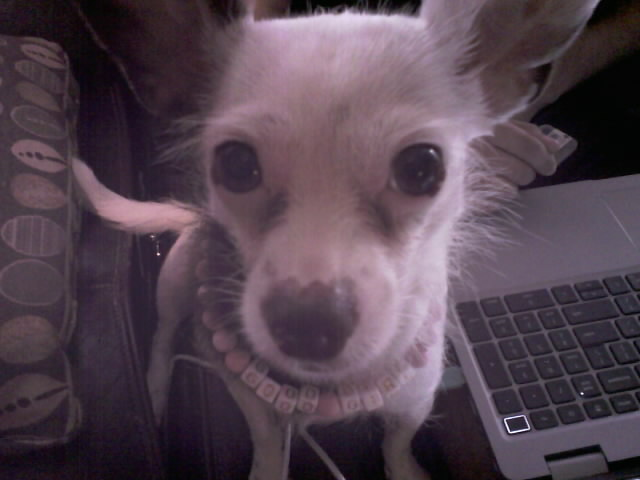
#> input picture assignments/04-Image-Enhancement/images/IMAGE012.jpg, 640 x 480 px, found by its file name
$ python noise-domain-filtering.py
#> lines starting #> are read from the running program, lines starting #| are printed output that depends on the picture; after the words box and inside, x2 and y2 are one past the last pixel; in counts of white or black regions, pixels touching at a corner belong together
import cv2 as cv
import numpy as np
import matplotlib.pyplot as plt

# Function to add Gaussian noise to the image
def add_gaussian_noise(image, mean=0, var=0.01):
    row, col = image.shape
    sigma = var ** 0.5
    gauss = np.random.normal(mean, sigma, (row, col))
    noisy_image = image + gauss * 255
    noisy_image = np.clip(noisy_image, 0, 255)
    return noisy_image.astype(np.uint8)

# Function to add salt-and-pepper noise
def add_salt_pepper_noise(image, salt_prob=0.01, pepper_prob=0.01):
    noisy_image = np.copy(image)
    # Salt noise
    num_salt = np.ceil(salt_prob * image.size)
    coords = [np.random.randint(0, i - 1, int(num_salt)) for i in image.shape]
    noisy_image[coords[0], coords[1]] = 255

    # Pepper noise
    num_pepper = np.ceil(pepper_prob * image.size)
    coords = [np.random.randint(0, i - 1, int(num_pepper)) for i in image.shape]
    noisy_image[coords[0], coords[1]] = 0
    return noisy_image

# median filtering
def median_filter(image, kernel_size=3):
    return cv.medianBlur(image, kernel_size)

# gaussian filtering
def gaussian_filter(image, kernel_size=5, sigma=1):
    return cv.GaussianBlur(image, (kernel_size, kernel_size), sigma)


img = cv.imread('04-Image-Enhancement/images/IMAGE012.jpg', cv.IMREAD_GRAYSCALE)
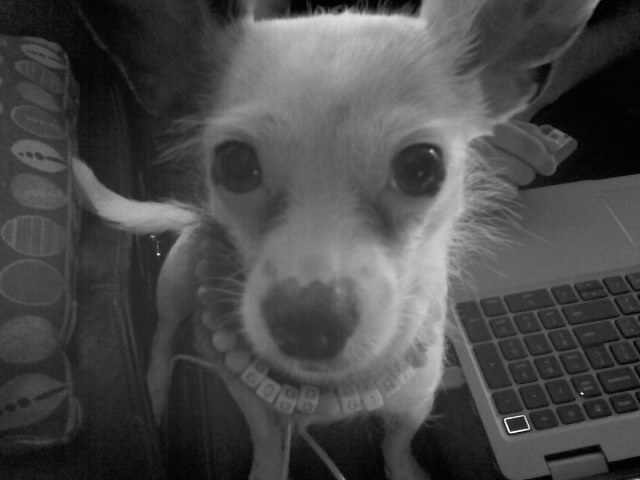
#> img: shape (480, 640); min 0, max 255, mean 73.9

# noise to the image
noisy_image_gaussian = add_gaussian_noise(img)
#> in add_gaussian_noise, `noisy_image = image + gauss * 255`:
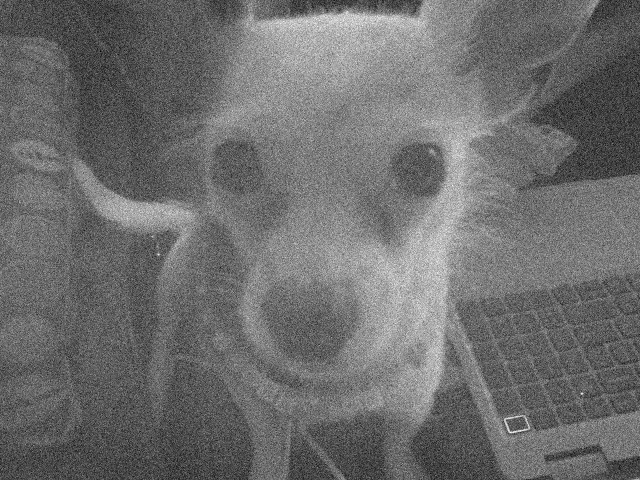
#> noisy_image: shape (480, 640) float64; min -98.49, max 300.8, mean 74; drawn with min black and max white
#> in add_gaussian_noise, `noisy_image = np.clip(noisy_image, 0, 255)`:
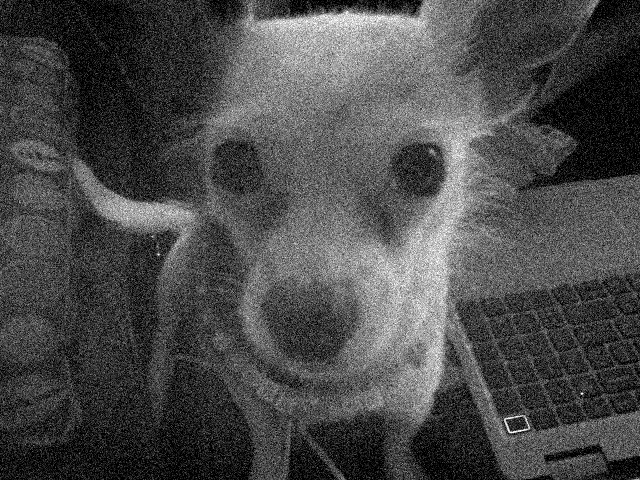
#> noisy_image: shape (480, 640) float64; min 0, max 255, mean 74.8
noisy_image_sp = add_salt_pepper_noise(img)
#> in add_salt_pepper_noise, `noisy_image[coords[0], coords[1]] = 0`:
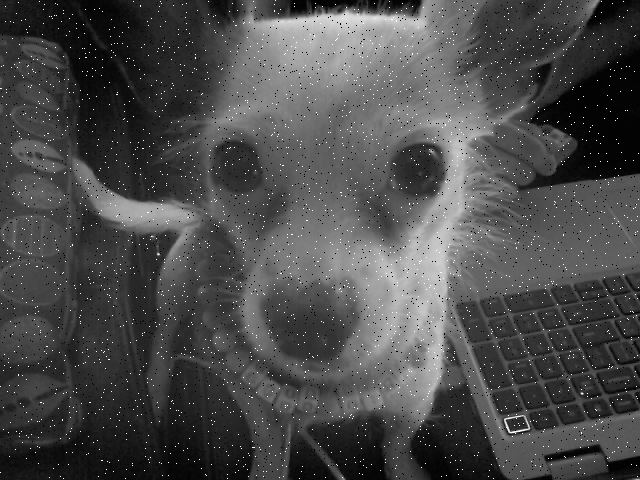
#> noisy_image: shape (480, 640); min 0, max 255, mean 75

# domain filters
median_filtered = median_filter(noisy_image_sp)
gaussian_filtered = gaussian_filter(noisy_image_gaussian)

# frequency domain low-pass filter
def low_pass_filter(image, radius):
    f = np.fft.fft2(image)
    fshift = np.fft.fftshift(f)
    rows, cols = image.shape
    crow, ccol = rows // 2, cols // 2
    mask = np.zeros((rows, cols), np.uint8)
    cv.circle(mask, (ccol, crow), radius, 1, thickness=-1)
    fshift_filtered = fshift * mask
    f_ishift = np.fft.ifftshift(fshift_filtered)
    img_back = np.fft.ifft2(f_ishift)
    img_back = np.abs(img_back)
    return img_back

# applying frequency domain low-pass filter
frequency_filtered_gaussian = low_pass_filter(noisy_image_gaussian, radius=50)
#> in low_pass_filter, `cv.circle(mask, (ccol, crow), radius, 1, thickness=-1)`:
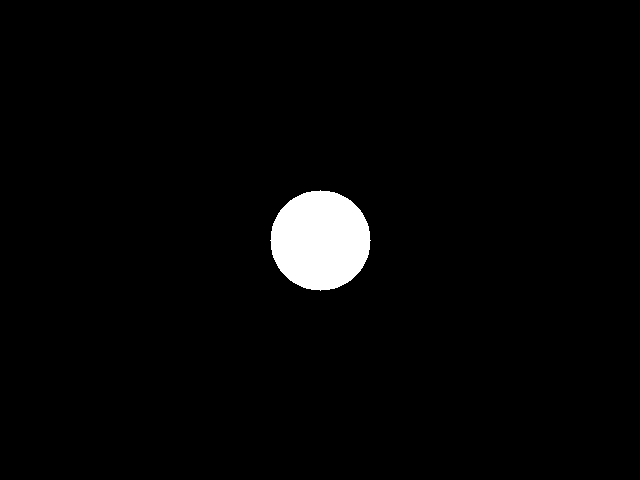
#> mask: shape (480, 640); values 0 (black) and 1 (white), 2.6% white; 1 white region, box (x1, y1, x2, y2) and area: (270, 190, 371, 291) 7845
frequency_filtered_sp = low_pass_filter(noisy_image_sp, radius=50)

cv.imwrite("04-Image-Enhancement/results-c/noisy_image_gaussian.jpg", np.uint8(noisy_image_gaussian))
cv.imwrite("04-Image-Enhancement/results-c/noisy_image_s&p.jpg", np.uint8(noisy_image_sp))
cv.imwrite("04-Image-Enhancement/results-c/median_image.jpg", np.uint8(median_filtered))
cv.imwrite("04-Image-Enhancement/results-c/gaussian_image.jpg", np.uint8(gaussian_filtered))
cv.imwrite("04-Image-Enhancement/results-c/frequency_filtered_gaussian.jpg", np.uint8(frequency_filtered_gaussian))
cv.imwrite("04-Image-Enhancement/results-c/frequency_filtered_s&p.jpg", np.uint8(frequency_filtered_sp))

$ run again, with assignments/04-Image-Enhancement/images/IMAGE002.jpg copied over assignments/04-Image-Enhancement/images/IMAGE012.jpg
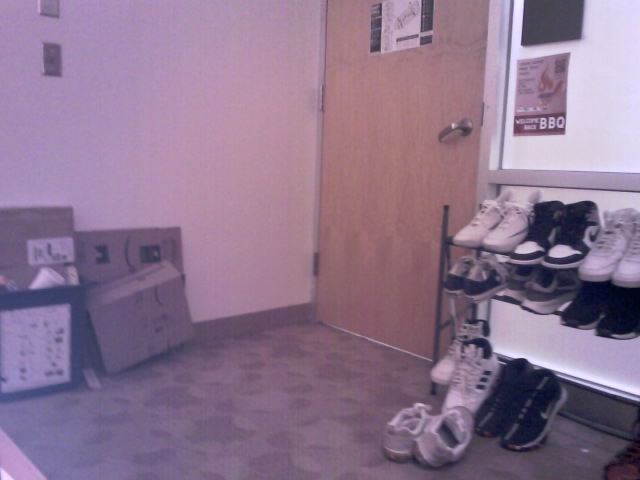
#> input picture assignments/04-Image-Enhancement/images/IMAGE002.jpg, 640 x 480 px, found by its file name
#> in add_salt_pepper_noise, `noisy_image[coords[0], coords[1]] = 0`:
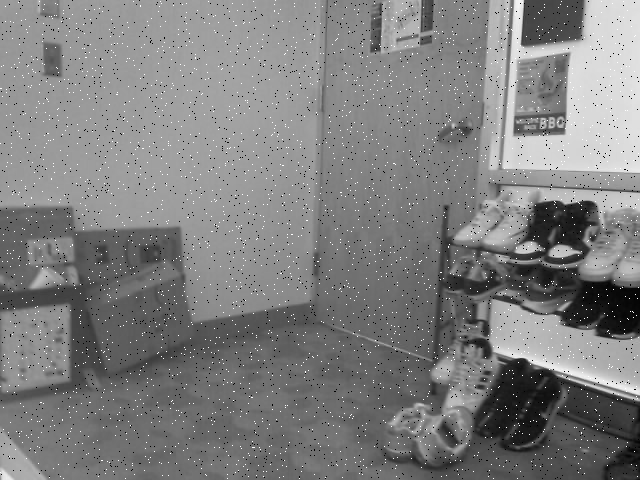
#> noisy_image: shape (480, 640); min 0, max 255, mean 127.5
#> mask: shape (480, 640); values 0 (black) and 1 (white), 2.6% white; 1 white region, box (x1, y1, x2, y2) and area: (270, 190, 371, 291) 7845
#> in low_pass_filter, `img_back = np.abs(img_back)`:
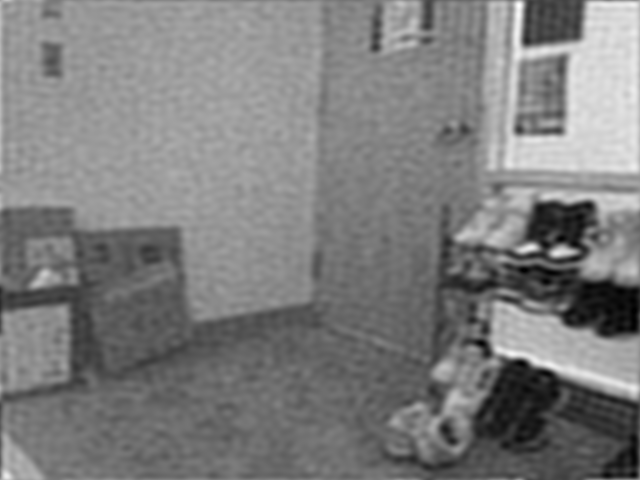
#> img_back: shape (480, 640) float64; min 0.0262, max 256.6, mean 127.1; drawn with min black and max white
